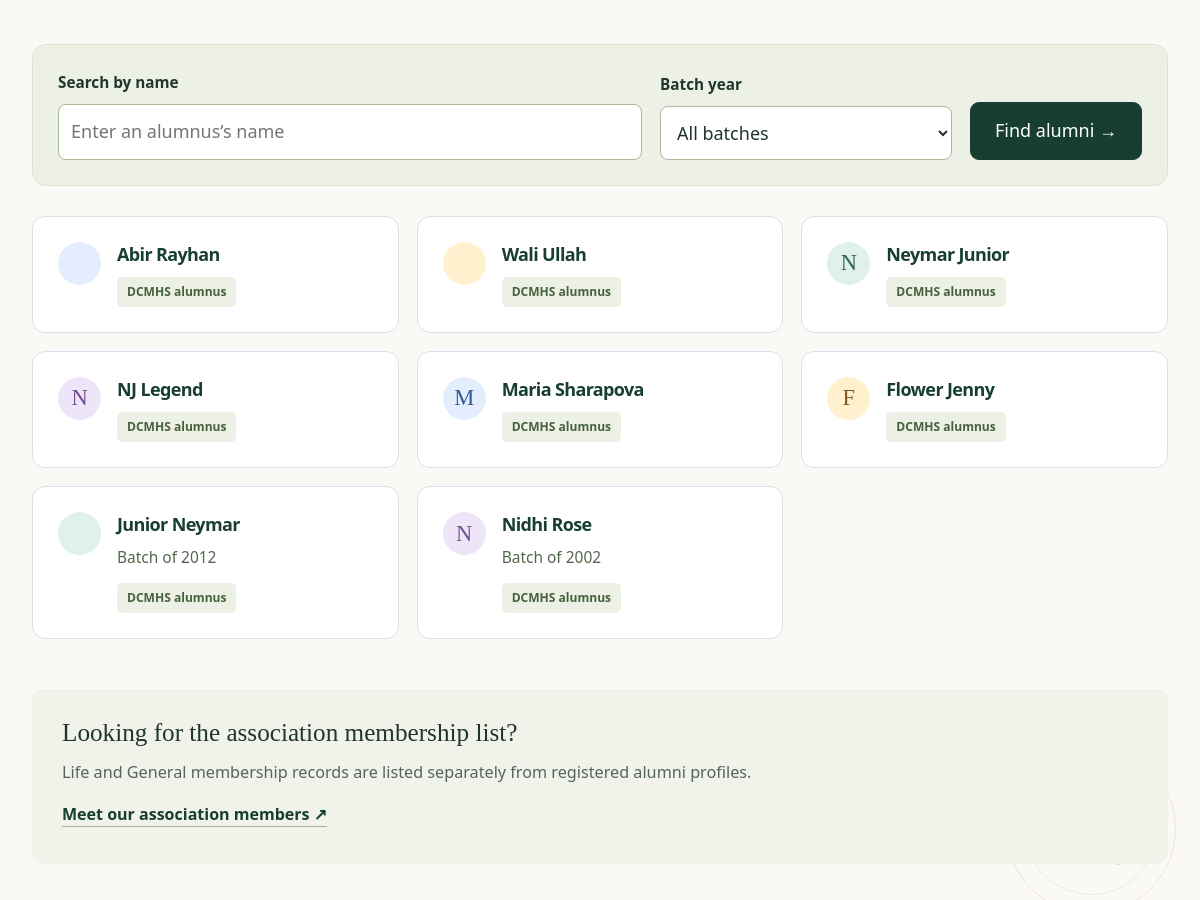
Before: /directory/ (middle part) with the older database file.
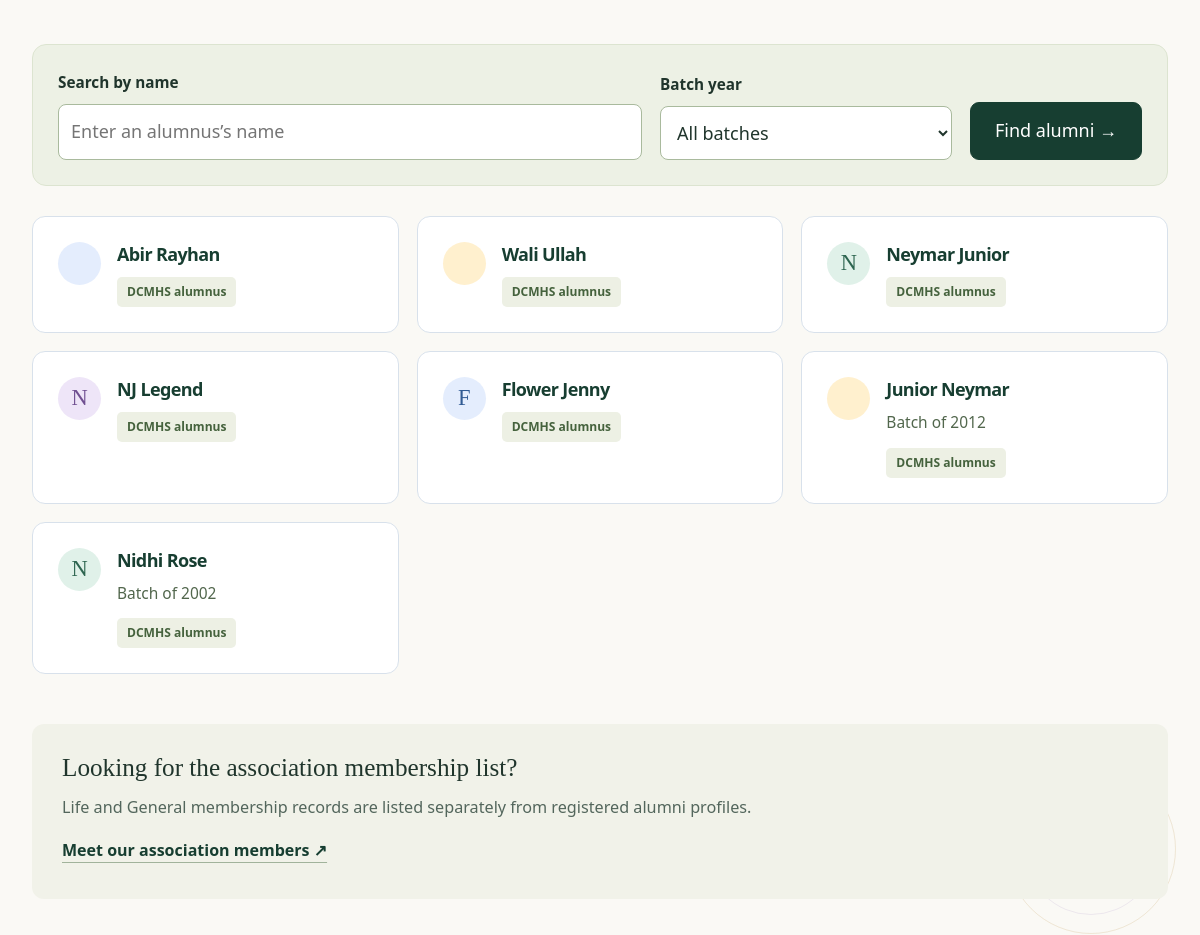
After: the same page with the newer database file.
### app/models.py (models this page shows, shortened)
class Alumni(models.Model):
    admin = models.OneToOneField(CustomUser, on_delete=models.CASCADE)
    address = models.TextField(default='')
    gender = models.CharField(max_length=100)
    passing_year = models.CharField(max_length=20, null=True, blank=True)
    phone = models.CharField(max_length=30, null=True, blank=True)
    profession = models.CharField(max_length=200, blank=True)
    company = models.CharField(max_length=200, blank=True)
    linkedin_url = models.URLField(blank=True)
    bio = models.TextField(blank=True)
    map_country = models.CharField(max_length=3, blank=True, help_text='Optional country code for the Alumni Map.')
    map_visible = models.BooleanField(default=False, help_text='Show my selected country on the public Alumni Map.')
    created_at = models.DateTimeField(auto_now_add=True)
    updated_at = models.DateTimeField(auto_now=True)

class CustomUser(AbstractUser):
    USER_TYPE_CHOICES = (
        ('1', 'HOD'),
        ('2', 'Staff'),
        ('3', 'Alumni'),
        ('4', 'Student'),
    )
    email = models.EmailField(unique=True)
    user_type = models.CharField(choices=USER_TYPE_CHOICES, max_length=10, default='4')
    profile_pic = models.ImageField(upload_to='profile_pic', storage=ProfilePictureStorage(), blank=True, null=True)
    USERNAME_FIELD = 'email'
    REQUIRED_FIELDS = ['username']

### webapp/Public_Views.py (the view)
# urls.py: path('directory/', Public_Views.alumni_public_directory_view, name='public_directory'),
def alumni_public_directory_view(request):
    batch = request.GET.get('batch', '')
    search = request.GET.get('q', '').strip()
    alumni = Alumni.objects.select_related('admin').all()
    if batch:
        alumni = alumni.filter(passing_year=batch)
    if search:
        alumni = alumni.filter(Q(admin__first_name__icontains=search) | Q(admin__last_name__icontains=search))
    batch_years = Alumni.objects.values_list('passing_year', flat=True).distinct().exclude(passing_year=None).order_by('passing_year')
    return render(request, 'pages/alumni_directory.html', {
        'alumni_list': alumni,
        'batch_years': batch_years,
        'active_batch': batch,
    })

### templates/pages/alumni_directory.html (shortened to what this page needs)
{% extends 'public_base.html' %}
{% block content %}
<section class="home-section"><div class="site-container"><form class="directory-search" method="get"><div><label for="alumniName">Search by name</label><input id="alumniName" type="search" name="q" value="{{ request.GET.q }}" placeholder="Enter an alumnus’s name"></div><div><label for="alumniBatch">Batch year</label><select name="batch" id="alumniBatch"><option value="">All batches</option></select></div><button class="site-button button-primary" type="submit">Find alumni →</button></form>
<div class="member-list-grid">{% for alumni in alumni_list %}<article class="member-profile-card"><span class="member-initial" aria-hidden="true">{{ alumni.admin.first_name|first|upper }}</span><div><h2>{{ alumni.admin.first_name }} {{ alumni.admin.last_name }}</h2>{% if alumni.passing_year %}<p>Batch of {{ alumni.passing_year }}</p>{% endif %}<span class="label-tag">DCMHS alumnus</span></div></article>{% empty %}<div class="empty-results"><h2>No results found</h2><p>{% if request.GET.q or request.GET.batch %}Try different search terms or choose another batch.{% else %}Alumni profiles will appear here as the community joins.{% endif %}</p></div>{% endfor %}</div>
<div class="directory-help"><h3>Looking for the association membership list?</h3><p>Life and General membership records are listed separately from registered alumni profiles.</p><a class="text-link" href="{% url 'public_members' %}">Meet our association members ↗</a></div></div></section>
{% endblock %}

Changed rows visible on the page:
removed Alumni: admin.first_name|first "M", admin.first_name "Maria", admin.last_name "Sharapova"
